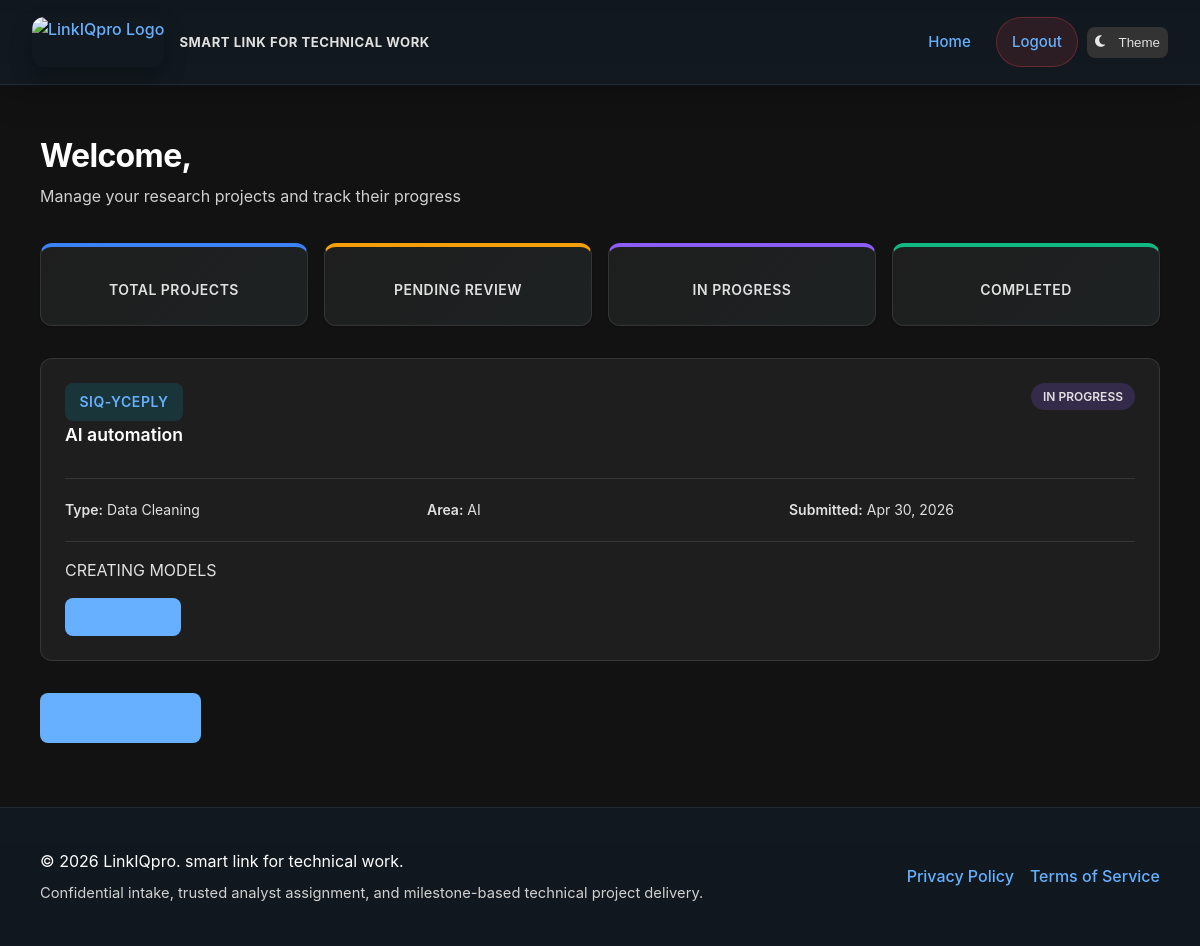
Screenshot of /dashboard/client/ (signed in) with the database file from the repository.
### apps/projects/models.py (models this page shows, shortened)
class Project(models.Model):
    STATUS_CHOICES = [
        ('submitted', 'Submitted'),
        ('accepted', 'Accepted'),
        ('in_progress', 'In Progress'),
        ('qa', 'QA Review'),
        ('completed', 'Completed'),
        ('rejected', 'Rejected'),
        ('disputed', 'Disputed'),
    ]
    STAGE_CHOICES = [
        ('proposal', 'Proposal'),
        ('data_analysis', 'Data Analysis'),
        ('literature_review', 'Literature Review'),
        ('methodology', 'Methodology'),
        ('full_project', 'Full Project'),
    ]
    SUPPORT_TYPES = [
        ('sample_size', 'Sample Size Calculation'),
        ('analysis_plan', 'Analysis Plan'),
        ('statistical_analysis', 'Statistical Analysis'),
        ('data_cleaning', 'Data Cleaning'),
        ('methodology_review', 'Methodology Review'),
        ('report_writing', 'Report Writing'),
        ('reproducible_notebook', 'Reproducible Notebook'),
        ('other', 'Other'),
    ]
    DEADLINE_RANGE_CHOICES = [
        ('1_5_days', '1 - 5 Days'),
        ('5_10_days', '5 - 10 Days'),
        ('10_20_days', '10 - 20 Days'),
        ('20_30_days', '20 - 30 Days'),
        ('1_2_months', '1 - 2 Months'),
        ('2_3_months', '2 - 3 Months'),
        ('3_plus_months', '3+ Months'),
        ('flexible', 'Flexible / No Rush'),
    ]
    BUDGET_RANGE_CHOICES = [
        ('under_100', 'Under $100'),
        ('100_250', '$100 - $250'),
        ('250_500', '$250 - $500'),
        ('500_1000', '$500 - $1,000'),
        ('1000_2500', '$1,000 - $2,500'),
        ('2500_5000', '$2,500 - $5,000'),
        ('5000_10000', '$5,000 - $10,000'),
        ('10000_plus', '$10,000+'),
        ('discuss', 'Let\'s Discuss'),
    ]
    id = models.UUIDField(primary_key=True, default=uuid.uuid4, editable=False)
    project_id = models.CharField(max_length=20, unique=True, default=generate_project_id)
    client = models.ForeignKey(
        'users.PseudonymousUser',
        on_delete=models.PROTECT,
        related_name='projects'
    )
    tenant_admin = models.ForeignKey(
        'users.PseudonymousUser',
        on_delete=models.SET_NULL,
        null=True,
        blank=True,
        related_name='tenant_projects'
    )
    assigned_analyst = models.ForeignKey(
        'users.PseudonymousUser',
        on_delete=models.SET_NULL,
        null=True, blank=True,
        related_name='assigned_projects'
    )
    title = models.CharField(max_length=500)
    description = models.TextField()
    stage = models.CharField(max_length=20, choices=STAGE_CHOICES)
    support_type = models.CharField(max_length=50, choices=SUPPORT_TYPES)
    research_area = models.CharField(max_length=255)
    sample_size = models.IntegerField(null=True, blank=True)
    preferred_methods = models.TextField(null=True, blank=True)
    deadline = models.DateField(null=True, blank=True)
    deadline_range = models.CharField(
        max_length=20,
        choices=DEADLINE_RANGE_CHOICES,
        null=True,
        blank=True,
        help_text='Expected timeline for project completion'
    )
    budget_range = models.CharField(
        max_length=20,
        choices=BUDGET_RANGE_CHOICES,
        null=True,
        blank=True,
        help_text='Expected budget range for the project'
    )
    attachment = models.FileField(
        upload_to='project_attachments/%Y/%m/%d/',
        null=True,
        blank=True,
        help_text='Optional document with additional project details'
    )
    attachment_filename = models.CharField(max_length=500, null=True, blank=True)
    status = models.CharField(max_length=20, choices=STATUS_CHOICES, default='submitted')
    confirms_lawful_use = models.BooleanField(default=False)
    confirms_data_rights = models.BooleanField(default=False)
    irb_approval_provided = models.BooleanField(default=False)
    total_price = models.DecimalField(max_digits=10, decimal_places=2, default=0)
    sub_admin_fee = models.DecimalField(max_digits=10, decimal_places=2, default=0)
    paid_amount = models.DecimalField(max_digits=10, decimal_places=2, default=0)
    released_amount = models.DecimalField(max_digits=10, decimal_places=2, default=0)
    is_active = models.BooleanField(default=True)
    created_at = models.DateTimeField(auto_now_add=True)
    updated_at = models.DateTimeField(auto_now=True)
    completed_at = models.DateTimeField(null=True, blank=True)
    class Meta:
        ordering = ['-created_at']
        db_table = 'core_project'
        indexes = [
            models.Index(fields=['project_id']),
            models.Index(fields=['client', 'status']),
            models.Index(fields=['status']),
        ]

### apps/users/views.py (the view)
# urls.py: path('dashboard/client/', views.client_dashboard, name='client_dashboard'),
@client_required
def client_dashboard(request):
    from apps.projects.repositories import ProjectRepository
    projects = ProjectRepository.get_client_projects(request.user)
    return render(request, 'core/client_dashboard.html', {
        'projects': projects,
        'user': request.user
    })

### apps/projects/repositories.py (called while the page is built)
    @staticmethod
    def get_client_projects(client) -> List[Project]:
        return list(Project.objects.filter(client=client).order_by('-created_at'))

### apps/users/models.py (called while the page is built)
    @property
    def is_authenticated(self):
        return True

### core/context_processors.py (called while the page is built)
def chat_users(request):
    if request.user.is_authenticated:
        admins = PseudonymousUser.objects.filter(is_admin=True, is_active=True)
        return {
            'chat_admins': admins,
        }
    return {}

### templates/core/client_dashboard.html (shortened to what this page needs)
{% extends "base.html" %}
{% block content %}
<div class="dashboard-header">
    <h1>Welcome, {{ request.user_obj.alias }}</h1>
    <p>Manage your research projects and track their progress</p>
</div>
<div class="stats-grid">
    <div class="stat-card total-projects" data-filter="all">
        <div class="label">Total Projects</div>
    </div>
    <div class="stat-card pending-review" data-filter="pending">
        <div class="label">Pending Review</div>
    </div>
    <div class="stat-card in-progress" data-filter="in_progress">
        <div class="label">In Progress</div>
    </div>
    <div class="stat-card completed" data-filter="completed">
        <div class="label">Completed</div>
    </div>
</div>
<div class="projects-section">
    {% if projects %}
        <div class="project-list">
            {% for project in projects %}
                <div class="project-item" data-status="{{ project.status }}">
                    <div class="project-header">
                        <div>
                            <div class="project-id">{{ project.project_id }}</div>
                            <div class="project-title">{{ project.title }}</div>
                        </div>
                        <span class="status-badge status-{{ project.status }}">{{ project.get_status_display }}</span>
                    </div>
                    <div class="project-meta">
                        <div class="meta-item">
                            <span class="meta-label">Type:</span> {{ project.get_support_type_display }}
                        </div>
                        <div class="meta-item">
                            <span class="meta-label">Area:</span> {{ project.research_area }}
                        </div>
                        <div class="meta-item">
                            <span class="meta-label">Submitted:</span> {{ project.created_at|date:"M d, Y" }}
                        </div>
                    </div>
                    <div class="project-description">
                        {{ project.description|truncatewords:30 }}
                    </div>
                    <div class="project-actions">
                        <a href="{% url 'core:project_detail' project.project_id %}" class="btn btn-primary">View Details</a>
                    </div>
                </div>
            {% endfor %}
        </div>
    {% else %}
        <div class="empty-state">
            <h3>No projects yet</h3>
            <p>Submit your first project to get started</p>
            <a href="{% url 'core:submit_project' %}" class="btn btn-primary" style="margin-top: 1rem;">Submit a Project</a>
        </div>
    {% endif %}
</div>
<div class="hero-buttons">
    <a href="{% url 'core:submit_project' %}" class="btn btn-primary">Submit Project</a>
</div>
{% endblock %}

### static/main.css (style rules this page uses)
:root { --text-primary: #1a1a1a; --text-secondary: #2c2c2c; --text-muted: #4a4a4a; --bg-primary: #ffffff; --bg-secondary: #f8f9fa; --bg-tertiary: #f1f3f5; --accent-primary: #007bff; --accent-secondary: #00d9ff; --accent-gradient: linear-gradient(135deg, #007bff, #00d9ff); --success: #10b981; --warning: #f59e0b; --error: #ef4444; --info: #3b82f6; --border-color: rgba(0, 0, 0, 0.1); --border-light: rgba(0, 0, 0, 0.05); --shadow-sm: 0 1px 2px rgba(0, 0, 0, 0.05); --shadow-md: 0 4px 6px rgba(0, 0, 0, 0.07); --shadow-lg: 0 10px 15px rgba(0, 0, 0, 0.1); }
body.dark-theme { --text-primary: #ffffff; --text-secondary: #e0e0e0; --text-muted: #b0b0b0; --bg-primary: #121212; --bg-secondary: #1e1e1e; --bg-tertiary: #2a2a2a; --accent-primary: #66b0ff; --accent-secondary: #66e0ff; --accent-gradient: linear-gradient(135deg, #66b0ff, #66e0ff); --success: #34d399; --warning: #fbbf24; --error: #f87171; --info: #60a5fa; --border-color: rgba(255, 255, 255, 0.1); --border-light: rgba(255, 255, 255, 0.05); --shadow-sm: 0 1px 2px rgba(0, 0, 0, 0.2); --shadow-md: 0 4px 6px rgba(0, 0, 0, 0.25); --shadow-lg: 0 10px 15px rgba(0, 0, 0, 0.3); }
body { background-color: var(--bg-primary); color: var(--text-primary); }
p, li, .text-content, .description, span:not(.badge):not(.icon) { color: var(--text-secondary); }
h1, h2, h3, h4, h5, h6 { color: var(--text-primary); }
a { color: var(--accent-primary); }
.btn-primary { background-color: var(--accent-primary); color: white; }
body { background-color: #ffffff; color: #1a1a1a; font-family: system-ui, -apple-system, "Segoe UI", Roboto, "Helvetica Neue", Arial, sans-serif; line-height: 1.6; -webkit-font-smoothing: antialiased; -moz-osx-font-smoothing: grayscale; }
h1, h2, h3, h4, h5, h6 { color: #000000; font-weight: 700; letter-spacing: -0.02em; line-height: 1.2; }
p, li, .text-content, .description { color: #2c2c2c; font-weight: 400; line-height: 1.7; }
a { color: #0056b3; text-decoration: underline; font-weight: 500; transition: color 0.2s ease; }
button, .btn, input, textarea, select { color: #1a1a1a; font-weight: 500; }
::placeholder { color: #6c6c6c !important; opacity: 1; }
body.dark-theme { background-color: #121212; color: #e8e8e8; }
body.dark-theme h1, body.dark-theme h2, body.dark-theme h3, body.dark-theme h4, body.dark-theme h5, body.dark-theme h6 { color: #ffffff; }
body.dark-theme p, body.dark-theme li, body.dark-theme .text-content, body.dark-theme .description { color: #d0d0d0; }
body.dark-theme a { color: #66b0ff; }
body.dark-theme ::placeholder { color: #8a8a8a !important; }
html { scroll-behavior: smooth; }

### static/sub-admin-analyst.css (style rules this page uses)
.stat-card { background: linear-gradient(135deg, var(--bg-secondary) 0%, rgba(0, 217, 255, 0.02) 100%); border: 1px solid var(--border-color); border-radius: 12px; padding: 1.75rem; transition: all 0.3s cubic-bezier(0.4, 0, 0.2, 1); box-shadow: var(--shadow-sm); position: relative; overflow: hidden; }
.stat-card::before { content: ''; position: absolute; top: 0; left: 0; right: 0; height: 3px; background: linear-gradient(90deg, var(--accent-primary), var(--accent-secondary)); opacity: 0; transition: opacity 0.3s ease; }
.project-id { font-size: 0.8rem; color: var(--accent-secondary); font-weight: 700; background: rgba(0, 217, 255, 0.12); padding: 0.5rem 0.9rem; border-radius: 8px; white-space: nowrap; text-transform: uppercase; letter-spacing: 0.04em; }
.project-title { font-size: 1.25rem; font-weight: 800; color: var(--text-primary); margin-bottom: 0.5rem; }
.project-meta { display: grid; grid-template-columns: repeat(auto-fit, minmax(150px, 1fr)); gap: 1.25rem; margin: 1.25rem 0; padding: 1.25rem 0; border-top: 1px solid var(--border-color); border-bottom: 1px solid var(--border-color); }

### rows the page displays
Project: project_id "SIQ-YCEPLY", title "AI automation", status "IN PROGRESS", support_type "Data Cleaning", research_area "AI", created_at "Apr 30, 2026", description "CREATING MODELS"
